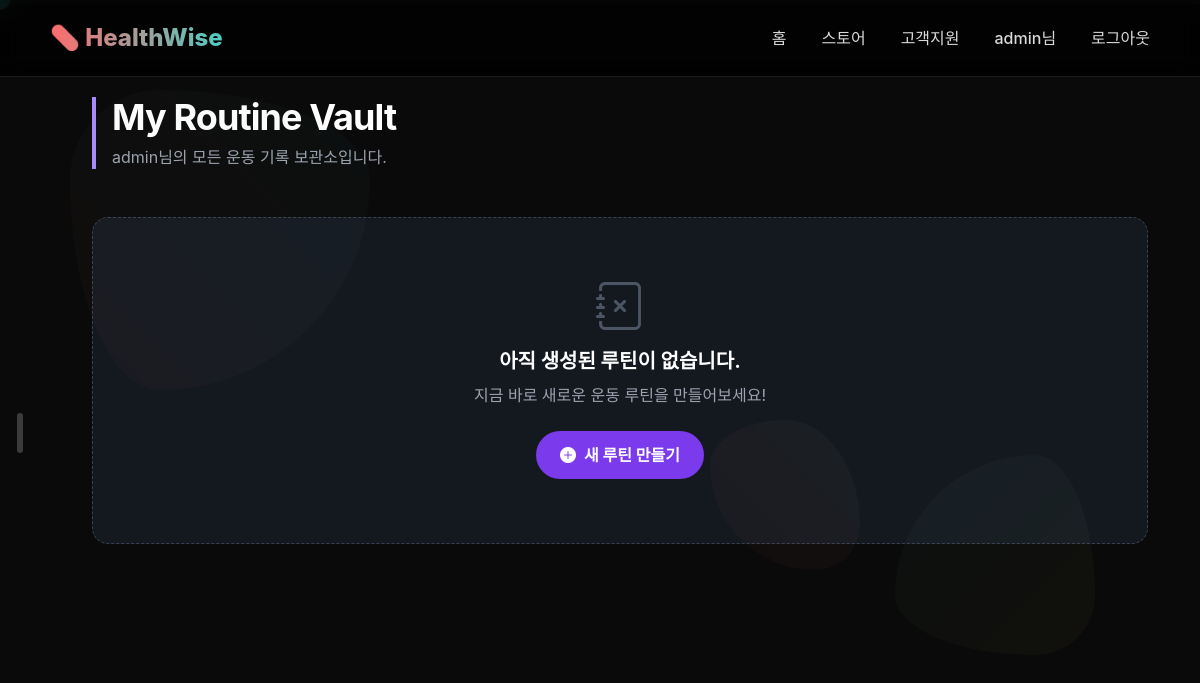
/routine/my-routines/ (signed in), run on an earlier commit of the app's database.
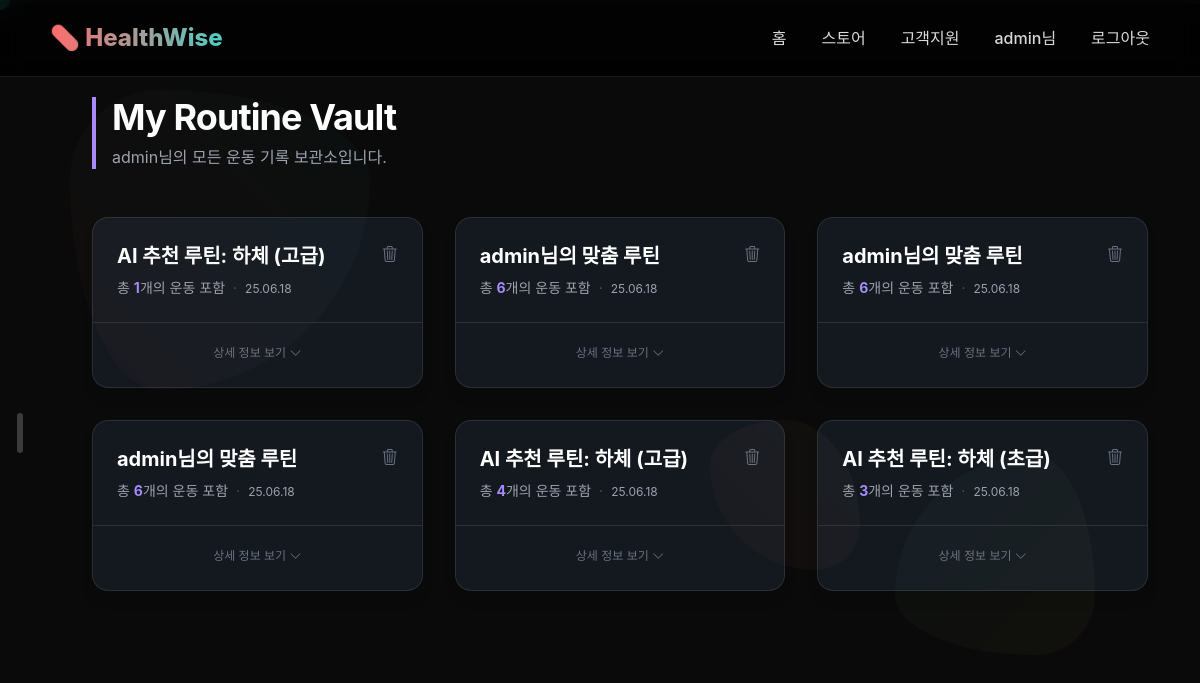
And on a later commit of the database.
### routine/models.py (models this page shows, shortened)
class Routine(models.Model):
    user = models.ForeignKey(settings.AUTH_USER_MODEL, on_delete=models.CASCADE, related_name='routines')
    name = models.CharField(max_length=100)
    exercises = models.ManyToManyField('Exercise', through='RoutineExercise', related_name='exercise_routines')
    created_at = models.DateTimeField(auto_now_add=True)

### routine/views.py (the view)
# urls.py: path('my-routines/', views.my_routines_view, name='my_routines'),
@login_required
def my_routines_view(request):
    user_routines = Routine.objects.filter(user=request.user).order_by('-created_at')
    context = {'routines': user_routines, 'active_menu': 'routine_list'}
    return render(request, 'routine/my_routines.html', context)

### routine/templates/routine/my_routines.html (shortened to what this page needs)
{% extends 'web/dashboard_sliding_base.html' %}
{% block page_content %}
<script src="https://cdn.tailwindcss.com"></script>
<div class="p-4 sm:p-8">
    <header class="text-left mb-12">
        <div class="border-l-4 border-violet-400 pl-4">
            <h1 class="text-3xl sm:text-4xl font-bold tracking-tight text-white">My Routine Vault</h1>
            <p class="text-md text-gray-400 mt-2">{{ user.username }}님의 모든 운동 기록 보관소입니다.</p>
        </div>
    </header>
    {% if routines %}
        <div class="grid grid-cols-1 md:grid-cols-2 lg:grid-cols-3 gap-8">
            {% for routine in routines %}
                <div class="routine-card flex flex-col bg-gray-800/50 backdrop-blur-sm border border-white/10 rounded-2xl shadow-lg transition-all duration-300 hover:border-violet-500/50 hover:shadow-2xl hover:shadow-violet-500/10">
                    <a href="{% url 'routine:routine_plan_detail' routine.id %}" class="block p-6 flex-grow no-underline">
                        <div class="flex justify-between items-start">
                            <h2 class="text-xl font-bold text-white mb-2">{{ routine.name }}</h2>
                            <form id="delete-form-{{ routine.id }}" method="post" action="{% url 'routine:delete_routine' routine.id %}" class="inline">
                                <button type="button" onclick="confirmDelete(event, '{{ routine.id }}')" class="text-gray-500 hover:text-red-400 transition-colors" title="삭제하기"><i class="bi bi-trash3"></i></button>
                            </form>
                        </div>
                        <p class="text-sm text-gray-400">총 <span class="font-bold text-violet-400">{{ routine.exercises.count }}</span>개의 운동 포함<span class="mx-2 text-gray-600">·</span><span class="text-xs">{{ routine.created_at|date:"y.m.d" }}</span></p>
                    </a>
                    <div class="card-footer text-center mt-auto p-6 pt-4 border-t border-white/10">
                        <span class="text-xs text-gray-500"> 상세 정보 보기 <i class="bi bi-chevron-down reveal-icon inline-block"></i></span>
                    </div>
                </div>
            {% endfor %}
        </div>
    {% else %}
        <div class="text-center py-16 px-6 bg-gray-800/50 rounded-2xl border border-dashed border-gray-700">
            <div class="text-5xl mb-4 text-gray-600"><i class="bi bi-journal-x"></i></div>
            <h3 class="text-xl font-bold text-white">아직 생성된 루틴이 없습니다.</h3>
            <p class="text-gray-400 mt-2 mb-6">지금 바로 새로운 운동 루틴을 만들어보세요!</p>
            <a href="{% url 'routine:select' %}" class="inline-block bg-violet-600 hover:bg-violet-500 text-white font-bold py-3 px-6 rounded-full transition-colors duration-300">
                <i class="bi bi-plus-circle-fill mr-2"></i>새 루틴 만들기
            </a>
        </div>
    {% endif %}
</div>
{% endblock %}

What changed in the data, as far as the page shows it:
added Routine: name "AI 추천 루틴: 하체 (고급)", exercises.count "1", created_at "25.06.18"
added Routine: name "admin님의 맞춤 루틴", exercises.count "6", created_at "25.06.18"
added Routine: name "admin님의 맞춤 루틴", exercises.count "6", created_at "25.06.18"
added Routine: name "admin님의 맞춤 루틴", exercises.count "6", created_at "25.06.18"
added Routine: name "AI 추천 루틴: 하체 (고급)", exercises.count "4", created_at "25.06.18"
added Routine: name "AI 추천 루틴: 하체 (초급)", exercises.count "3", created_at "25.06.18"
Also different on the page:
text no longer shown: "아직 생성된 루틴이 없습니다. 지금 바로 새로운 운동 루틴을 만들어보세요! 새 루틴 만들기"
